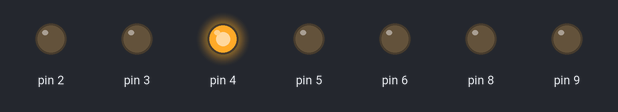
Simulated run of this sketch. Board: Arduino Uno, built with avr-gcc and run on an emulated ATmega328P. On the bench: output pins drawn as LEDs (lit = HIGH).

Above: at 0.7 s.
At 3.7 s:
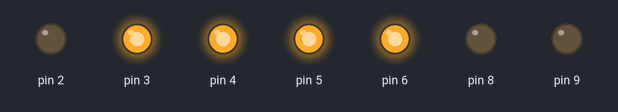
At 5.2 s:
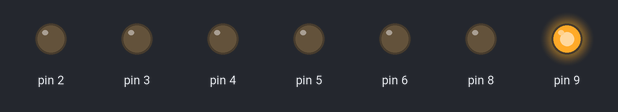
At 8.2 s:
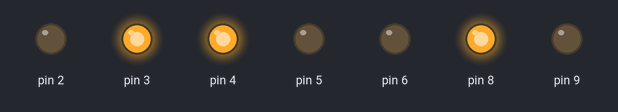
At 12.7 s:
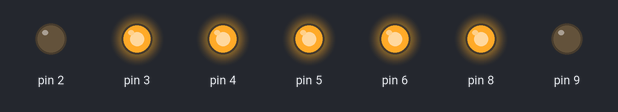
At 17.2 s:
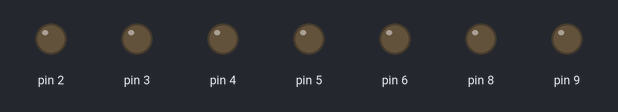
Timing chart, 0 to 19.5 s (numbered marks = the images above):
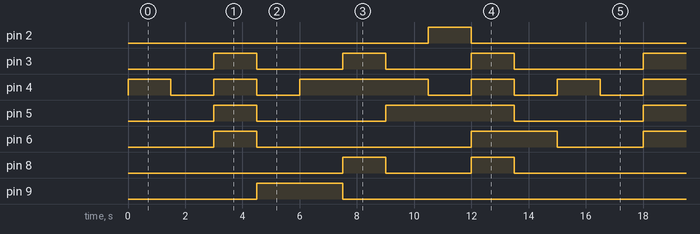

The sketch:

Excersise4.ino
```cpp
// Sets up the baud rate and pin modes
void setup() {
  Serial.begin(9600);
  pinMode(8, OUTPUT);
  pinMode(9, OUTPUT);
  pinMode(2, OUTPUT);
  pinMode(3, OUTPUT);
  pinMode(4, OUTPUT);
  pinMode(5, OUTPUT);
  pinMode(6, OUTPUT);
}
//Pin to display map:
//  0
//5    1
//  6
//4    2
//  3
//Display codes:
/*
int zero[] = {0, 0, 0, 0, 0, 0, 1};
int one[] = {1, 0, 0, 1, 1, 1, 1};
int two[] = {0, 0, 1, 0, 0, 1, 0};
int three[] = {0, 0, 0, 0, 1, 1, 0};
int four[] = {1, 0, 0, 1, 1, 0, 0};
int five[] = {0, 1, 0, 0, 1, 0, 0};
int six[] = {0, 1, 0, 0, 0, 0, 0};
int seven[] = {0, 0, 0, 1, 1, 1, 1};
int eight[] = {0, 0, 0, 0, 0, 0, 0};
int nine[] = {0, 0, 0, 0, 1, 0, 0};
*/

//Will count down from 9 to 0 on a 7 segment display across 15 seconds,
//so a 1.5s delay between numbers. Will repeat.
void loop() {
  // 9
  digitalWrite(8, LOW);
  digitalWrite(9, LOW);
  digitalWrite(2, LOW);
  digitalWrite(3, LOW);
  digitalWrite(4, HIGH);
  digitalWrite(5, LOW);
  digitalWrite(6, LOW);
  delay(1500);
  // 8
  digitalWrite(8, LOW);
  digitalWrite(9, LOW);
  digitalWrite(2, LOW);
  digitalWrite(3, LOW);
  digitalWrite(4, LOW);
  digitalWrite(5, LOW);
  digitalWrite(6, LOW);
  delay(1500);
  // 7
  digitalWrite(8, LOW);
  digitalWrite(9, LOW);
  digitalWrite(2, LOW);
  digitalWrite(3, HIGH);
  digitalWrite(4, HIGH);
  digitalWrite(5, HIGH);
  digitalWrite(6, HIGH);
  delay(1500);
  // 6
  digitalWrite(8, LOW);
  digitalWrite(9, HIGH);
  digitalWrite(2, LOW);
  digitalWrite(3, LOW);
  digitalWrite(4, LOW);
  digitalWrite(5, LOW);
  digitalWrite(6, LOW);
  delay(1500);
  // 5
  digitalWrite(8, LOW);
  digitalWrite(9, HIGH);
  digitalWrite(2, LOW);
  digitalWrite(3, LOW);
  digitalWrite(4, HIGH);
  digitalWrite(5, LOW);
  digitalWrite(6, LOW);
  delay(1500);
  // 4
  digitalWrite(8, HIGH);
  digitalWrite(9, LOW);
  digitalWrite(2, LOW);
  digitalWrite(3, HIGH);
  digitalWrite(4, HIGH);
  digitalWrite(5, LOW);
  digitalWrite(6, LOW);
  delay(1500);
  // 3
  digitalWrite(8, LOW);
  digitalWrite(9, LOW);
  digitalWrite(2, LOW);
  digitalWrite(3, LOW);
  digitalWrite(4, HIGH);
  digitalWrite(5, HIGH);
  digitalWrite(6, LOW);
  delay(1500);
  // 2
  digitalWrite(8, LOW);
  digitalWrite(9, LOW);
  digitalWrite(2, HIGH);
  digitalWrite(3, LOW);
  digitalWrite(4, LOW);
  digitalWrite(5, HIGH);
  digitalWrite(6, LOW);
  delay(1500);
  // 1
  digitalWrite(8, HIGH);
  digitalWrite(9, LOW);
  digitalWrite(2, LOW);
  digitalWrite(3, HIGH);
  digitalWrite(4, HIGH);
  digitalWrite(5, HIGH);
  digitalWrite(6, HIGH);
  delay(1500);
  // 0
  digitalWrite(8, LOW);
  digitalWrite(9, LOW);
  digitalWrite(2, LOW);
  digitalWrite(3, LOW);
  digitalWrite(4, LOW);
  digitalWrite(5, LOW);
  digitalWrite(6, HIGH);
  delay(1500);
}
```

Measured:
- by itself, pin 2: alternates HIGH for 1.5 s and LOW for 13.5 s
- by itself, pin 3: repeats every 15.0 s: 2 × (LOW 3.0 s, HIGH 1.5 s), LOW 4.5 s, HIGH 1.5 s
- by itself, pin 4: repeats every 15.0 s: LOW 1.5 s, HIGH 1.5 s, LOW 1.5 s, HIGH 4.5 s, 2 × (LOW 1.5 s, HIGH 1.5 s)
- by itself, pin 5: repeats every 15.0 s: LOW 4.5 s, HIGH 4.5 s, LOW 4.5 s, HIGH 1.5 s
- by itself, pin 6: repeats every 15.0 s: LOW 7.5 s, HIGH 3.0 s, LOW 3.0 s, HIGH 1.5 s
- by itself, pin 8: repeats every 15.0 s: LOW 3.0 s, HIGH 1.5 s, LOW 9.0 s, HIGH 1.5 s
- by itself, pin 9: alternates HIGH for 3.0 s and LOW for 12.0 s
